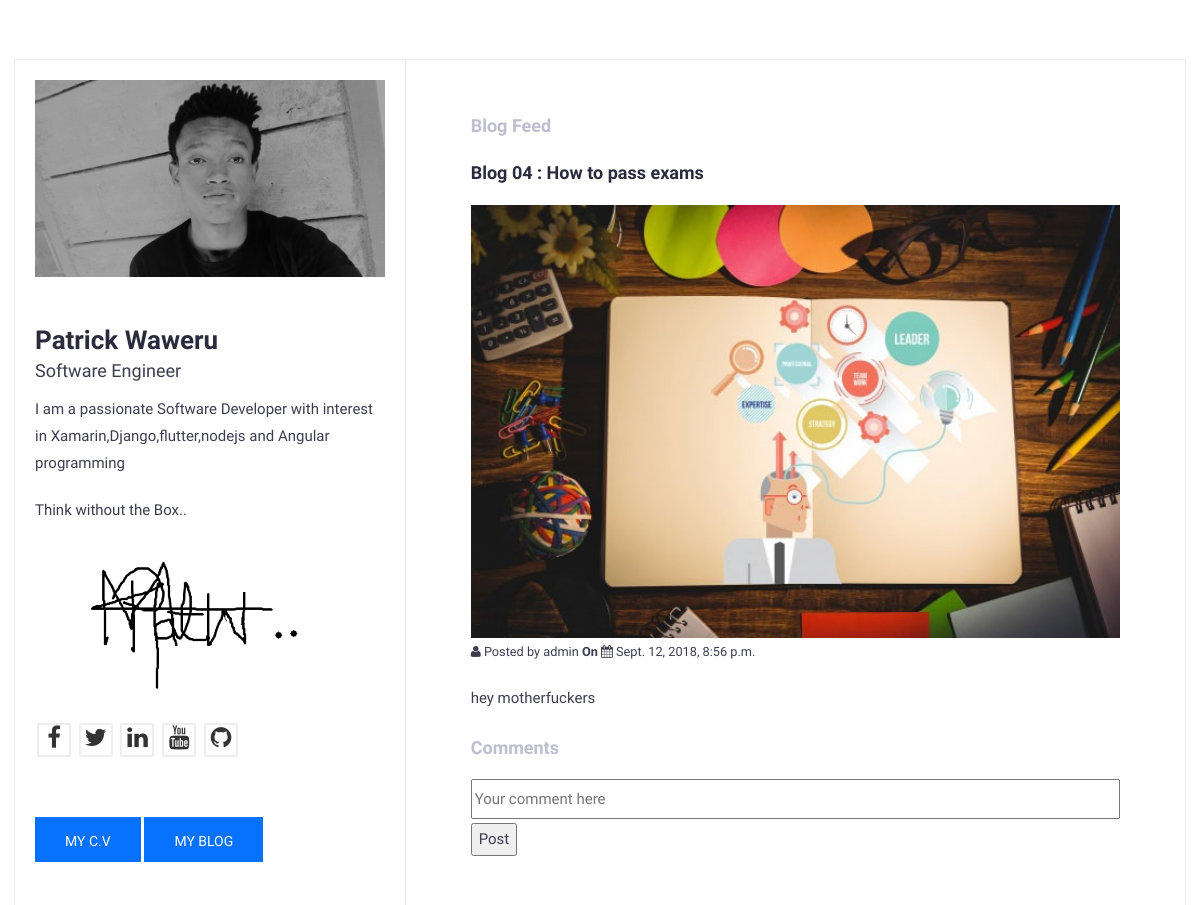
The app's page /blog/2018/09/12/blog-04-how-pass-exams/ (upper part), older data.
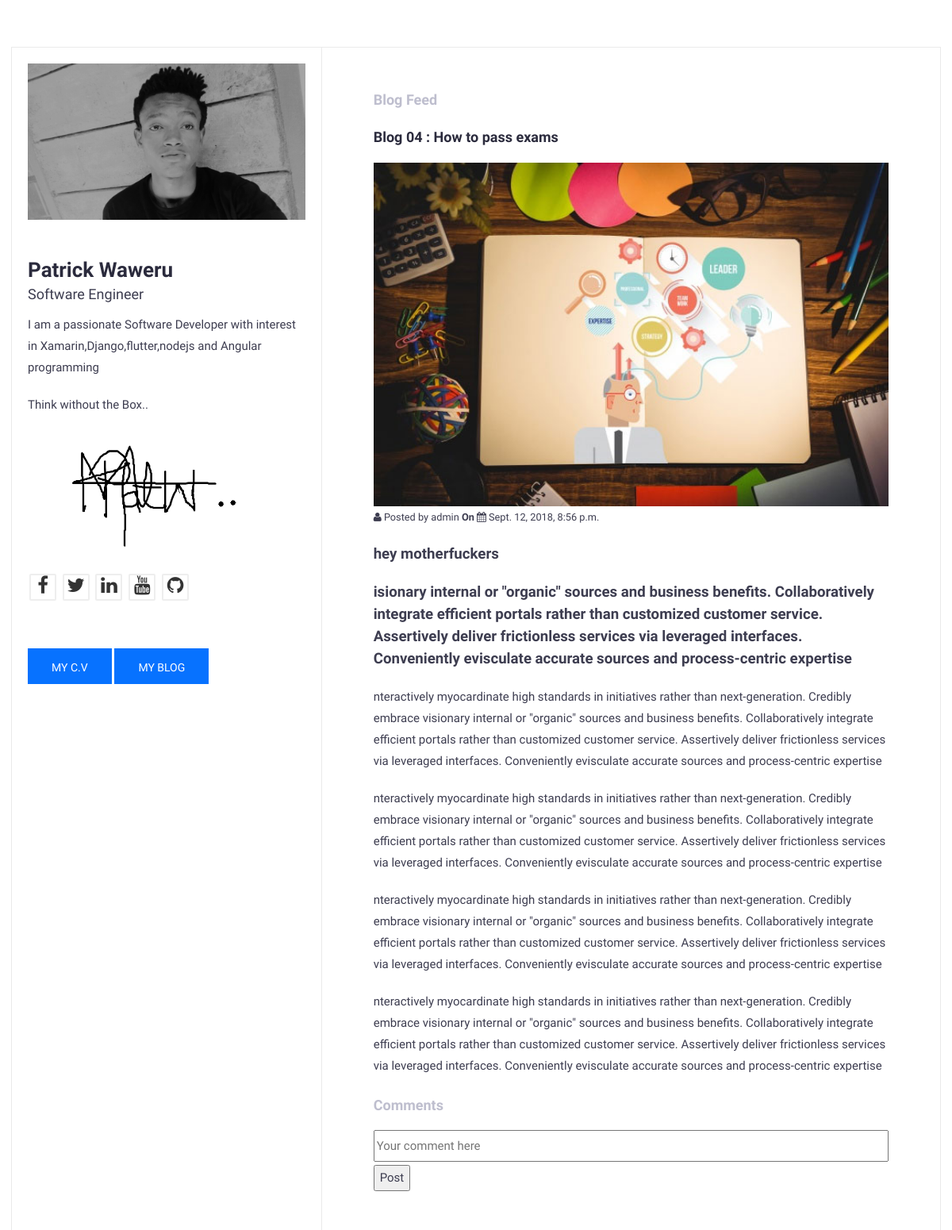
The same page, newer data.
### blog/models.py (models this page shows, shortened)
class Post(models.Model):
    STATUS_CHOICES = (
        ('draft', 'Draft'),
        ('published', 'Published'),
    )
    title = models.CharField(max_length=250)
    slug = models.SlugField(max_length=250, unique_for_date='publish')
    author = models.ForeignKey(User, related_name='blog_posts')
    imagew600h400 = models.ImageField()
    content = HTMLField('Content')
    publish = models.DateTimeField(default=timezone.now)
    created = models.DateTimeField(auto_now_add=True)
    updated = models.DateTimeField(auto_now=True)
    status = models.CharField(max_length=10, choices=STATUS_CHOICES, default='draft')
    objects = models.Manager()
    published = PublishedManager()
    class Meta:
        ordering = ('-publish',)
    def get_absolute_url(self):
        return reverse('blog:post_detail_view', args=[self.publish.year, self.publish.strftime('%m'),self.publish.strftime('%d'),self.slug])

### blog/views.py (the view)
def post_detail_view(request, year, month, day, post):
    object_list = Post.published.all()
    paginator = Paginator(object_list, 4) # 4 posts in each page
    page = request.GET.get('page')
    try:
        posts = paginator.page(page)
    except PageNotAnInteger:    # If page is not an integer deliver the first page
        posts = paginator.page(1)
    except EmptyPage:        # If page is out of range deliver last page of results
        posts = paginator.page(paginator.num_pages)
    post = get_object_or_404(Post, slug=post, status='published', publish__year=year, publish__month=month, publish__day=day)
    return render(request, 'blog/detail.html', {'post': post,'posts': posts})

### blog/models.py (called while the page is built)
    def get_queryset(self):
        return super(PublishedManager,self).get_queryset().filter(status='published')

### blog/templates/blog/detail.html (shortened to what this page needs)
{% extends "blog/master.html" %}
{% load static %}
{% block content %}
    <div class="row">
        <div class="col-md-12">
            <div class="expertise-item">
                <h2>{{ post.title }}</h2>
                <img style="width:100%" src="{{ post.imagew600h400.url }}" alt="">
                <small> <i class="fa fa-user" aria-hidden="true"></i> Posted by {{ post.author }} <b>On</b>
                    <i class="fa fa-calendar" aria-hidden="true"></i> {{ post.publish }}
                </small>
                <p> {{ post.content |safe }} </p>
            </div>
        </div>
    </div>
    <div class="section-title">
        <h2>Comments</h2>
    </div>
    <form>
        <input style="width:100%"  placeholder="Your comment here">
        <button style="margin-top:4px;" type="submit">Post</button>
    </form>
{% endblock %}

### blog/templates/blog/master.html (shortened to what this page needs)
{% load static %}
<!DOCTYPE html>
<html>
<head>
    <link href="{% static 'css/font-awesome.min.css' %}" rel="stylesheet">
    <link href="{% static 'css/bootstrap.min.css' %}" rel="stylesheet">
    <link href="{% static 'css/style.css' %}" rel="stylesheet">
</head>
<body id="page-top" data-spy="scroll" data-target=".navbar">
<div id="main-wrapper">
<div class="columns-block container">
<div class="left-col-block blocks">
    <header class="header theiaStickySidebar">
        <div class="profile-img">
            <img src="{% static 'img/img-profile.jpg' %}" class="img-responsive" alt=""/>
        </div>
        <div class="content">
            <h1>Patrick Waweru</h1>
            <span class="lead">Software Engineer</span>
            <div class="about-text">
                <p>
                I am a passionate Software Developer with interest in Xamarin,Django,flutter,nodejs and Angular programming
                </p>
                <p>Think without the Box..</p>
                <p><img src="{% static 'img/signature.png' %}" alt="" class="img-responsive"/></p>
            </div>
            <ul class="social-icon">
                <li><a href="#"><i class="fa fa-2x fa-facebook" aria-hidden="true"></i></a></li>
                <li><a href="#"><i class="fa fa-2x fa-twitter" aria-hidden="true"></i></a></li>
                <li><a href="#"><i class="fa fa-2x fa-linkedin" aria-hidden="true"></i></a></li>
                <li><a href="#"><i class="fa fa-2x fa-youtube" aria-hidden="true"></i></a></li>
                <li><a href="#"><i class="fa fa-2x fa-github" aria-hidden="true"></i></a></li>
            </ul>
            <a href ="/"><button type="submit" class="btn btn-primary">my C.V</button></a> <a href ="/blog"><button type="submit" class=" blog btn btn-primary">my BLOG</button></a>
        </div>
    </header>
</div>
<div class="right-col-block blocks">
<div class="theiaStickySidebar">
<section class="expertise-wrapper section-wrapper gray-bg">
    <div class="container-fluid">
        <div class="row">
            <div class="col-md-12">
                <div class="section-title">
                    <h2>Blog Feed</h2>
                </div>
            </div>
        </div>
        {% block content %}
        {% endblock %}
    </div>
</section>
</div>
</div>
</div>
</div>
</body>
</html>

### blog/static/css/style.css (style rules this page uses)
body { font-family : 'Hind', sans-serif; font-size : 15px; line-height : 1.8em; color : #3d3d50; font-weight : 300; background : url("../img/pattern-bg.html") fixed; }
h1, h2, h3, h4, h5, h6 { margin : 0 0 15px; color : #2b2b3d; }
h1 { font-size : 26px; line-height : 1.8em; font-weight : 700; }
h2 { font-size : 18px; line-height : 1.8em; font-weight : 700; }
a { color : rgb(7, 114, 255); text-decoration : none; -webkit-transition : all 0.3s ease 0s; -moz-transition : all 0.3s ease 0s; -o-transition : all 0.3s ease 0s; transition : all 0.3s ease 0s; }
a, a:active, a:focus, a:active { text-decoration : none; outline : none }
p { margin-bottom : 20px; }
ul { margin : 0; padding : 0; list-style : none; }
.btn { padding : 14px 30px 11px; margin-bottom : 0; font-size : 14px; font-weight : 500; border-radius : 0; border : 0; text-transform : uppercase; }
.btn-primary { background-color : rgb(7, 114, 255); }
.columns-block { display : -webkit-flex; display : flex; -webkit-flex-direction : row; flex-direction : row; margin : 60px auto; padding : 0; box-shadow : 0 0 0 1px #eaeaea; }
.blocks { box-sizing : border-box; }
.left-col-block { overflow : hidden; -webkit-flex : 1 0 0; flex : 1 0 0; position : relative; background : rgba(255, 255, 255, .8); border-right : 1px solid #eaeaea; }
.right-col-block { -webkit-flex : 2 0 0; flex : 2 0 0; position : relative; background : #ffffff; }
.gray-bg { background-color : #ffffff; }
#main-wrapper { overflow : hidden; }
.section-wrapper { padding : 50px; border-bottom : 1px solid #eaeaea; }
.section-title { margin-bottom : 15px; }
.section-title h2 { margin-bottom : 5px; color : #bebece; }
.header { padding : 20px !important; margin : 0; position : relative; }
.header .profile-img { margin-bottom : 50px; }
.header .content { width : 100%; margin : 0 auto; }
.header .content h1 { line-height : 1; margin : 0 0 5px; }
.header .content .lead { font-size : 18px; }
.header .content .about-text { margin : 10px 0; }
.header .btn { margin-top : 40px; }
.social-icon { margin : 20px 0; padding : 0; display : block; }
.social-icon li { display : inline-block; margin : 0 2px; }
.social-icon li a { display : block; font-size : 12px; color : #333333; width : 34px; height : 34px; line-height : 33px; text-align : center; border-radius : 2px; border : 2px solid #eeeeee; }
.expertise-item { margin-bottom : 20px; }

### blog/templates/blog/master.html (style rules this page uses)
input { width: 100%; height: 40px; }

Row changes from the older to the newer data that the page shows:
changed Post "Blog 04 : How to pass exams": content "hey motherfuckers" → "hey motherfuckers isionary internal or \"organic\" sources and business benefits. Collaboratively integrate efficient portals rather than customized customer service. Assertively deliver frictionless services via leveraged interfaces. Conveniently evisculate accurate sources and process-centric expertise nteractively myocardinate high standards in initiatives rather than next-generation. Credibly embrace visionary internal or \"organic\" sources and business benefits. Collaboratively integrate efficient portals rather than customized customer service. Assertively deliver frictionless services via leveraged interfaces. Conveniently evisculate accurate sources and process-centric expertise…"
